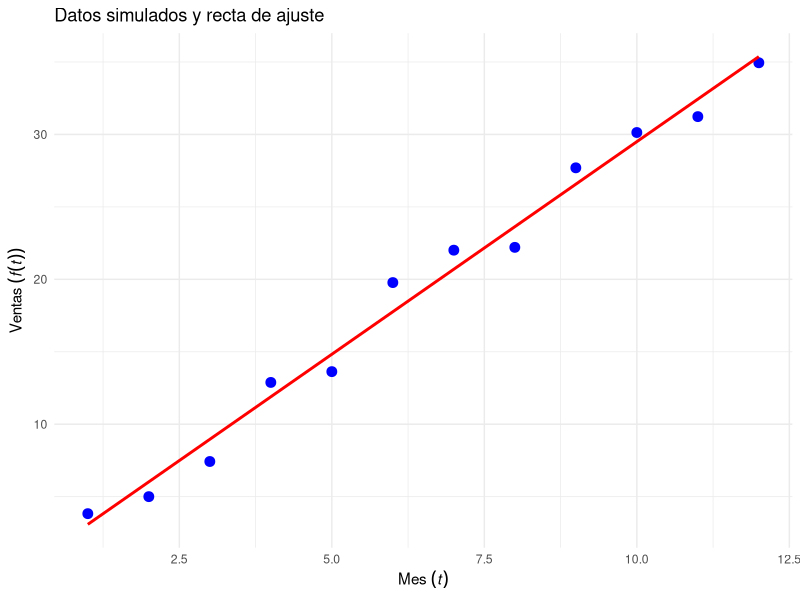
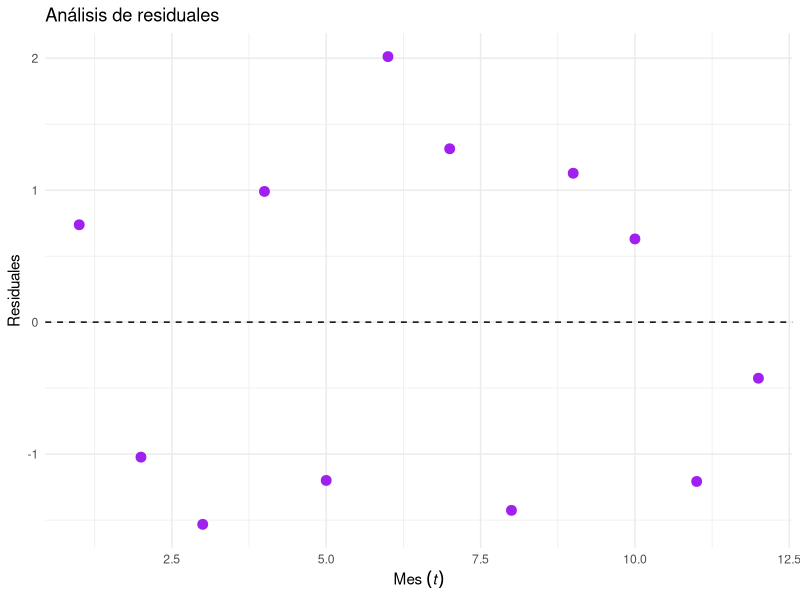
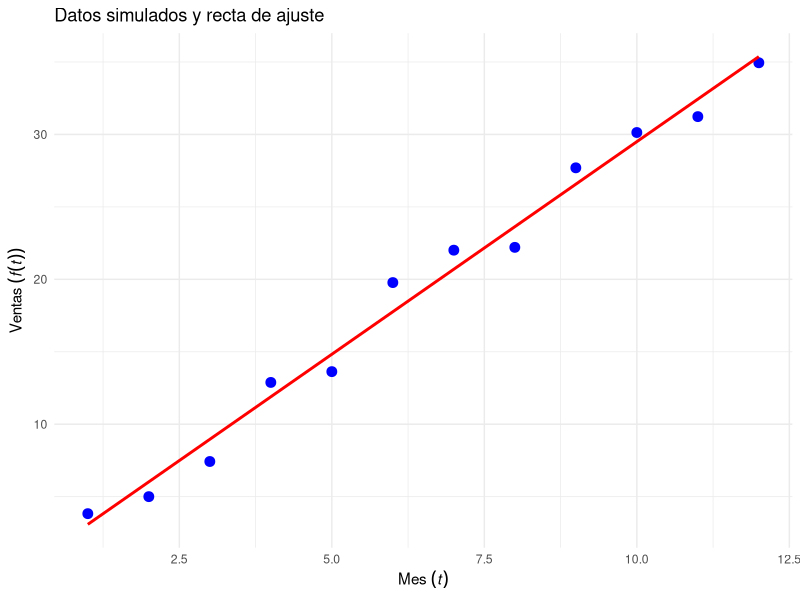
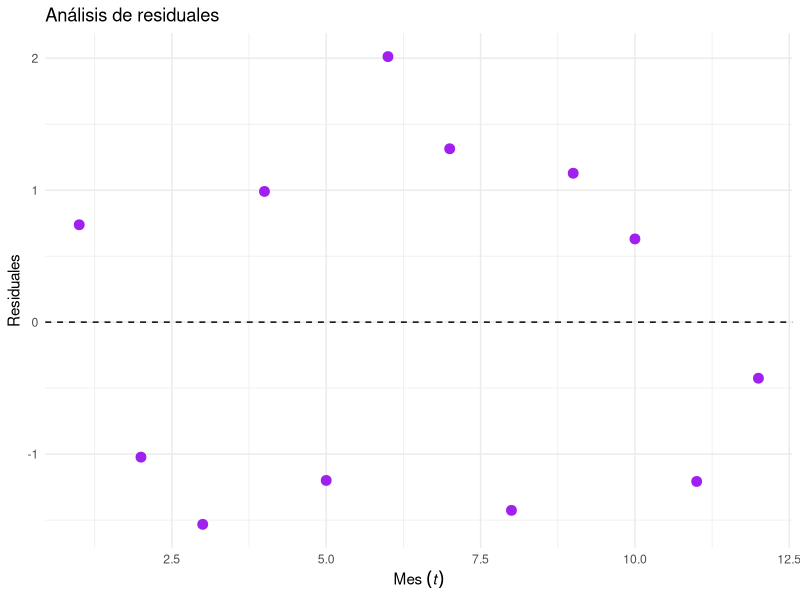

Reproduce these figures in R, in order.
# Configuración inicial
set.seed(21242021) # Fijar semilla para reproducibilidad

# Generación de datos simulados
Mes_t <- 1:12
Sigma_t <- runif(12, min = -1, max = 1)
Venta_ft <- 3 * Mes_t + 2 * Sigma_t

# Crear un data frame para organizar los datos
datos_venta <- data.frame(Mes_t, Venta_ft)
print(datos_venta)

# Ajustar la regresión lineal
modelo_regresion <- lm(Venta_ft ~ Mes_t, data = datos_venta)
resumen_modelo <- summary(modelo_regresion) # Resumen del modelo
print(resumen_modelo)

# Predicción para t = 13
t13_prediccion <- predict(modelo_regresion, newdata = data.frame(Mes_t = 13))
cat("Predicción para t = 13:", t13_prediccion, "\n")

# Generar valor simulado para t = 13
Sigma_t13 <- runif(1, min = -1, max = 1)
f_t13_simulado <- 3 * 13 + 2 * Sigma_t13
cat("Valor simulado para t = 13:", f_t13_simulado, "\n")

# Error entre predicción y valor simulado
error <- f_t13_simulado - t13_prediccion
cat("Error entre predicción y valor simulado:", error, "\n")

# Crear un data frame con los resultados clave
resultados <- data.frame(
  Mes_t = c(datos_venta$Mes_t, 13),
  Venta_ft = c(datos_venta$Venta_ft, NA),
  Prediccion = c(rep(NA, 12), t13_prediccion),
  Valor_Simulado = c(rep(NA, 12), f_t13_simulado),
  Error = c(rep(NA, 12), error)
)

# Guardar datos y resultados en un archivo CSV
write.csv(resultados, "resultados_tp4.csv", row.names = FALSE)

# Mostrar los resultados en consola
print("Resumen del modelo de regresión:")
print(resumen_modelo)
print("Resultados exportados a 'resultados_tp4.csv'")

# Cargar ggplot2
library(ggplot2)

# Gráfico de datos simulados y recta de ajuste
ggplot(data = datos_venta, aes(x = Mes_t, y = Venta_ft)) +
  geom_point(color = "blue", size = 3) +
  geom_smooth(method = "lm", color = "red", se = FALSE) +
  labs(
    title = "Datos simulados y recta de ajuste",
    x = expression(Mes~(italic(t))),
    y = expression(Ventas~(italic(f(t))))
  ) +
  theme_minimal()

# Guardar el gráfico
ggsave("resultados_regresion.png", width = 8, height = 6)

# Generar residuales
residuales <- resid(modelo_regresion)

# Gráfico de residuales
ggplot(data = datos_venta, aes(x = Mes_t, y = residuales)) +
  geom_point(color = "purple", size = 3) +
  geom_hline(yintercept = 0, linetype = "dashed") +
  labs(
    title = "Análisis de residuales",
    x = expression(Mes~(italic(t))),
    y = "Residuales"
  ) +
  theme_minimal()

# Guardar el gráfico de residuales
ggsave("residuales_regresion.png", width = 8, height = 6)
